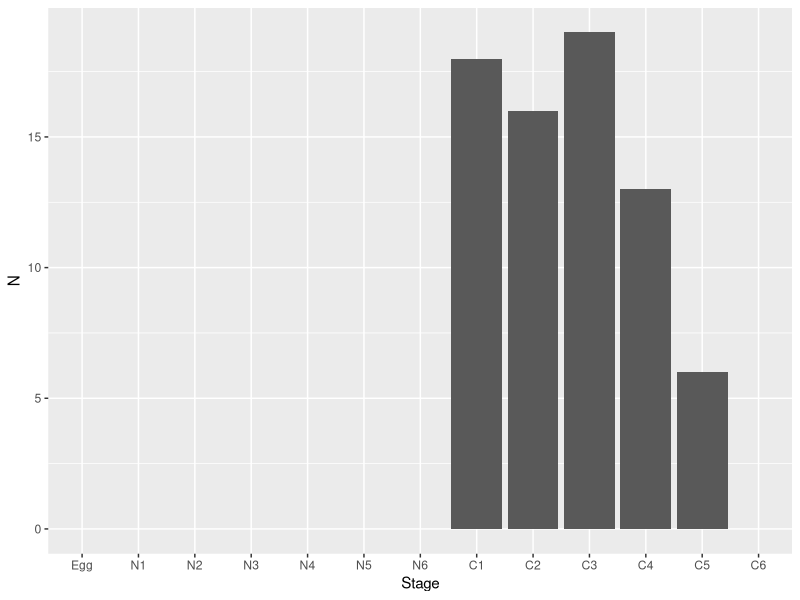
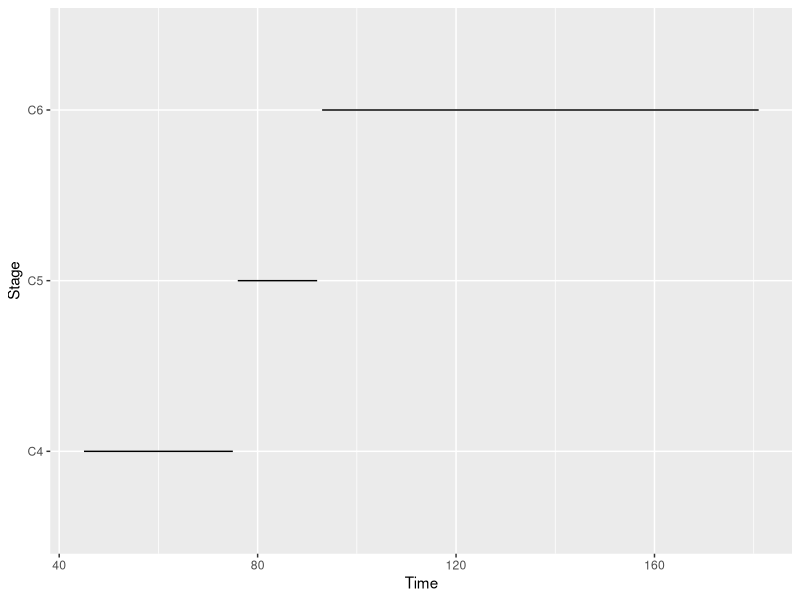
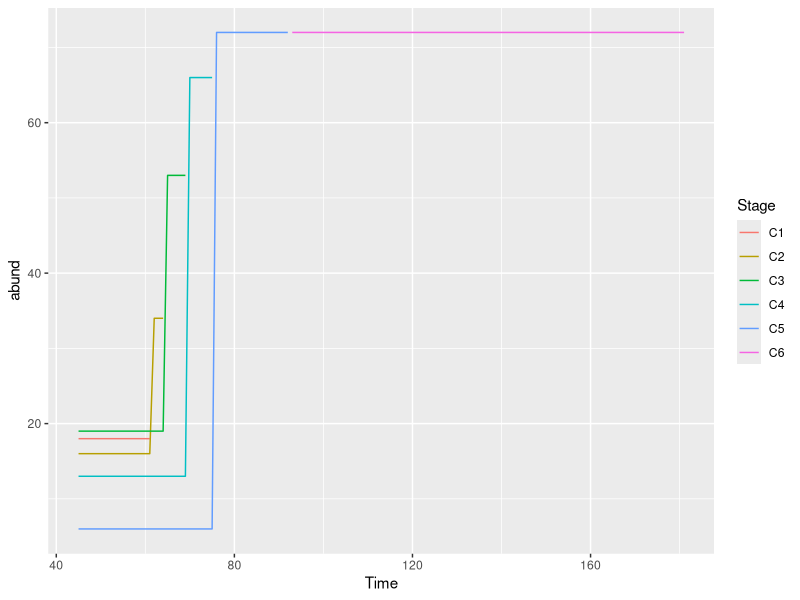

Generate these figures, in order, with R:
#     An Individual-Based Model of Copepods
#     By FjordProcess IBM Workshop October 2023

#############################################################################
### Prepping the workspace ----
rm(list=ls()) # clear workspace

#############################################################################
### Load libraries - for functions not in base packages ----
library(ggplot2) # for plotting functions
library(dplyr) # for manipulating data frames (e.g. group_by())

#############################################################################
### Set up the initial population ----
initPop <-read.csv("InitialAbund.csv") # load initial population information

initPop$Stage<- factor(initPop$Stage,
                       levels=initPop$Stage,
                       labels=initPop$Stage) # code stage as a factor

# a look at the stage distribution
ggplot()+
  geom_bar(data = initPop, 
           mapping = aes(x = Stage, y = N),
           stat = "identity")

# Making our initial population
totPop <- sum(initPop$N) # find the total population size
forID <- paste("ID", c(1:totPop), sep = "_") # making a vector of IDs
forStage <- rep(initPop$Stage, times = initPop$N) # making a vector of stages
forStage <- factor(forStage,
                   levels=initPop$Stage,
                   labels=initPop$Stage) # code stage as a factor with levels ordered as we like
ZMat <- data.frame(ID = forID,
                   Stage = forStage,
                   Age = 1) # make my initial population matrix

#############################################################################
### Model parameters ----
startTime <- 45 # starting day of year for model simulation, 14 Feb to align with sampling
endTime <- 181 # ending day of year for model simulation, 30 June
delta.t <- 1 # time-step in days
# Stage durations
SDInfo<-data.frame(Stage = initPop$Stage,
                   SD = c(1.8,  2.9,  4.6,  8.7,  10.9,  13,  15.5,  18.4,  21.8,  26.1,  32.4, 49.9, 400)) # for time-invarying


#############################################################################
### Time-stepping loop ----
ZMatOut <- data.frame() # make an empty data frame to store our progress
for (tNow in seq(from = startTime, to = endTime, by = delta.t)){
  
  
  print(tNow) # Track our progress through the loop 
  
  # Development ----
  ## First, everyone ages:
  ZMat$Age <- ZMat$Age + delta.t # advance the age by delta.t
  
  ## Then see who moults to the next stage:
  ### Find the stage duration now
  ZMat$SDind <- SDInfo$SD[ZMat$Stage] # assign each individual their stage duration using levels of factor as a number
  
  ### Advance the stage of those meeting their stage duration
  inds <- which(ZMat$Age >= ZMat$SDind) # find the rows meeting the condition of age equal or greater than the individual's SD
  ZMat$Stage[inds] <- SDInfo$Stage[as.numeric(ZMat$Stage[inds])+1] # advance the stage of those individuals by using factor levels as a numeric
  
  
  # Storing our progress ----
  ZMatOut <- rbind(ZMatOut, 
                   data.frame(Time = tNow, ZMat)) # add the population matrix and current time to the end of the output file
  
  
} # end of time-stepping loop

### Exploring our model results ----
#### Plotting an individual's trajectory over time
subDat <- subset(ZMatOut, ID == "ID_63")  # subset out an individual

ggplot()+
  geom_line(data = subDat,
            mapping = aes(x = Time, y = Stage)) # plot an individual's stage over time

#### Plotting stage-specific abundances over time
summaryDat <- group_by(ZMatOut, Time, Stage) # identifies the grouping columns
summaryDat <- summarise(summaryDat, 
                        abund = n()) # to get counts by group

ggplot()+
  geom_line(data = summaryDat, 
            mapping = aes(x = Time, y = abund, col = Stage)) # plot abundance by stage over time

